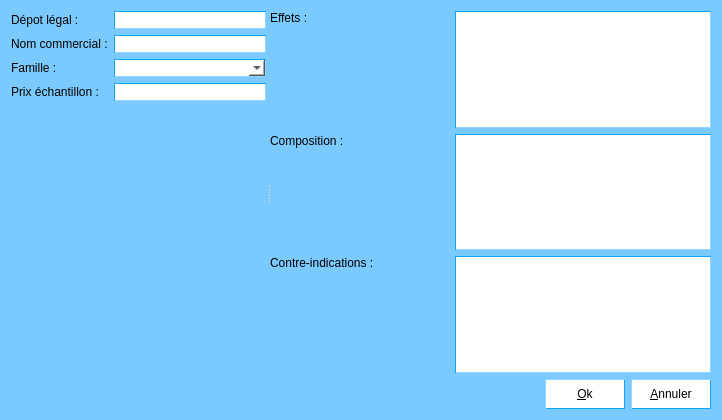
<?xml version="1.0" encoding="UTF-8"?>
<ui version="4.0">
 <class>DialogModifMedicament</class>
 <widget class="QDialog" name="DialogModifMedicament">
  <property name="geometry">
   <rect>
    <x>0</x>
    <y>0</y>
    <width>722</width>
    <height>420</height>
   </rect>
  </property>
  <property name="minimumSize">
   <size>
    <width>722</width>
    <height>420</height>
   </size>
  </property>
  <property name="maximumSize">
   <size>
    <width>722</width>
    <height>420</height>
   </size>
  </property>
  <property name="windowTitle">
   <string>Modification des médicaments</string>
  </property>
  <property name="windowIcon">
   <iconset resource="mesImages.qrc">
    <normaloff>:/images/leLogo</normaloff>:/images/leLogo</iconset>
  </property>
  <property name="styleSheet">
   <string notr="true">background-color:rgb(123,202,255);</string>
  </property>
  <layout class="QGridLayout" name="gridLayout_3">
   <item row="0" column="0">
    <layout class="QVBoxLayout" name="verticalLayout_6">
     <item>
      <widget class="QSplitter" name="splitter">
       <property name="orientation">
        <enum>Qt::Horizontal</enum>
       </property>
       <widget class="QWidget" name="layoutWidget">
        <layout class="QVBoxLayout" name="verticalLayout_5">
         <item>
          <layout class="QGridLayout" name="gridLayout">
           <item row="0" column="0">
            <widget class="QLabel" name="label">
             <property name="text">
              <string>Dépot légal :</string>
             </property>
            </widget>
           </item>
           <item row="0" column="1">
            <widget class="QLineEdit" name="lineEditDL">
             <property name="styleSheet">
              <string notr="true">background-color:white;
border-width:1px;
border-color: rgb(21, 165, 255);
border-style:inset;</string>
             </property>
            </widget>
           </item>
           <item row="1" column="0">
            <widget class="QLabel" name="label_2">
             <property name="text">
              <string>Nom commercial :</string>
             </property>
            </widget>
           </item>
           <item row="1" column="1">
            <widget class="QLineEdit" name="lineEditNC">
             <property name="styleSheet">
              <string notr="true">background-color:white;
border-width:1px;
border-color: rgb(21, 165, 255);
border-style:inset;</string>
             </property>
            </widget>
           </item>
           <item row="2" column="0">
            <widget class="QLabel" name="label_3">
             <property name="text">
              <string>Famille :</string>
             </property>
            </widget>
           </item>
           <item row="2" column="1">
            <widget class="QComboBox" name="comboBoxFamilleModif">
             <property name="styleSheet">
              <string notr="true">background-color:white;
border-width:1px;
border-color: rgb(21, 165, 255);
border-style:inset;</string>
             </property>
            </widget>
           </item>
           <item row="3" column="0">
            <widget class="QLabel" name="label_4">
             <property name="text">
              <string>Prix échantillon :</string>
             </property>
            </widget>
           </item>
           <item row="3" column="1">
            <widget class="QLineEdit" name="lineEditPrix">
             <property name="styleSheet">
              <string notr="true">background-color:white;
border-width:1px;
border-color: rgb(21, 165, 255);
border-style:inset;</string>
             </property>
            </widget>
           </item>
          </layout>
         </item>
         <item>
          <widget class="QLabel" name="label_8">
           <property name="text">
            <string/>
           </property>
           <property name="pixmap">
            <pixmap resource="mesImages.qrc">:/images/leLogo</pixmap>
           </property>
          </widget>
         </item>
        </layout>
       </widget>
       <widget class="QWidget" name="layoutWidget">
        <layout class="QGridLayout" name="gridLayout_2">
         <item row="0" column="0" rowspan="3">
          <layout class="QVBoxLayout" name="verticalLayout_4">
           <item>
            <layout class="QVBoxLayout" name="verticalLayout">
             <item>
              <widget class="QLabel" name="label_5">
               <property name="text">
                <string>Effets :</string>
               </property>
              </widget>
             </item>
             <item>
              <spacer name="verticalSpacer">
               <property name="orientation">
                <enum>Qt::Vertical</enum>
               </property>
               <property name="sizeHint" stdset="0">
                <size>
                 <width>20</width>
                 <height>40</height>
                </size>
               </property>
              </spacer>
             </item>
            </layout>
           </item>
           <item>
            <layout class="QVBoxLayout" name="verticalLayout_2">
             <item>
              <widget class="QLabel" name="label_6">
               <property name="text">
                <string>Composition :</string>
               </property>
              </widget>
             </item>
             <item>
              <spacer name="horizontalSpacer">
               <property name="orientation">
                <enum>Qt::Horizontal</enum>
               </property>
               <property name="sizeHint" stdset="0">
                <size>
                 <width>40</width>
                 <height>20</height>
                </size>
               </property>
              </spacer>
             </item>
             <item>
              <spacer name="verticalSpacer_2">
               <property name="orientation">
                <enum>Qt::Vertical</enum>
               </property>
               <property name="sizeHint" stdset="0">
                <size>
                 <width>20</width>
                 <height>40</height>
                </size>
               </property>
              </spacer>
             </item>
            </layout>
           </item>
           <item>
            <layout class="QVBoxLayout" name="verticalLayout_3">
             <item>
              <widget class="QLabel" name="label_7">
               <property name="text">
                <string>Contre-indications :</string>
               </property>
              </widget>
             </item>
             <item>
              <spacer name="verticalSpacer_3">
               <property name="orientation">
                <enum>Qt::Vertical</enum>
               </property>
               <property name="sizeHint" stdset="0">
                <size>
                 <width>20</width>
                 <height>40</height>
                </size>
               </property>
              </spacer>
             </item>
            </layout>
           </item>
          </layout>
         </item>
         <item row="0" column="1">
          <widget class="QTextEdit" name="textEditEffets">
           <property name="styleSheet">
            <string notr="true">background-color:white;
border-width:1px;
border-color: rgb(21, 165, 255);
border-style:inset;</string>
           </property>
          </widget>
         </item>
         <item row="1" column="1">
          <widget class="QTextEdit" name="textEditComposition">
           <property name="styleSheet">
            <string notr="true">background-color:white;
border-width:1px;
border-color: rgb(21, 165, 255);
border-style:inset;</string>
           </property>
          </widget>
         </item>
         <item row="2" column="1">
          <widget class="QTextEdit" name="textEditCI">
           <property name="styleSheet">
            <string notr="true">background-color:white;
border-width:1px;
border-color: rgb(21, 165, 255);
border-style:inset;</string>
           </property>
          </widget>
         </item>
        </layout>
       </widget>
      </widget>
     </item>
     <item>
      <layout class="QHBoxLayout" name="horizontalLayout">
       <item>
        <spacer name="horizontalSpacer_2">
         <property name="orientation">
          <enum>Qt::Horizontal</enum>
         </property>
         <property name="sizeHint" stdset="0">
          <size>
           <width>40</width>
           <height>20</height>
          </size>
         </property>
        </spacer>
       </item>
       <item>
        <widget class="QPushButton" name="pushButtonOk">
         <property name="minimumSize">
          <size>
           <width>80</width>
           <height>30</height>
          </size>
         </property>
         <property name="styleSheet">
          <string notr="true">background-color:white;
border-width:1px;
border-color: rgb(21, 165, 255);
border-style:outset;</string>
         </property>
         <property name="text">
          <string>&amp;Ok</string>
         </property>
        </widget>
       </item>
       <item>
        <widget class="QPushButton" name="pushButtonAnnuler">
         <property name="minimumSize">
          <size>
           <width>80</width>
           <height>30</height>
          </size>
         </property>
         <property name="styleSheet">
          <string notr="true">background-color:white;
border-width:1px;
border-color: rgb(21, 165, 255);
border-style:outset;</string>
         </property>
         <property name="text">
          <string>&amp;Annuler</string>
         </property>
        </widget>
       </item>
      </layout>
     </item>
    </layout>
   </item>
  </layout>
 </widget>
 <resources>
  <include location="mesImages.qrc"/>
 </resources>
 <connections/>
</ui>
